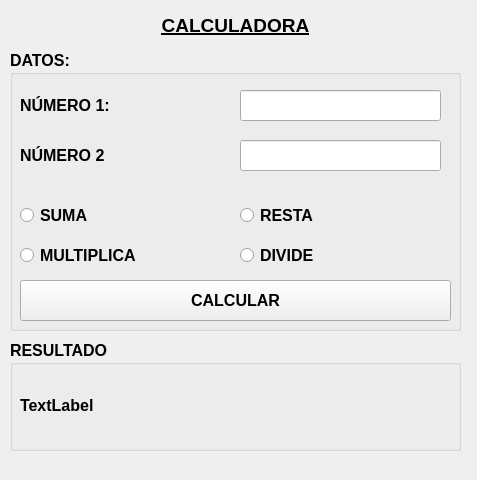
<?xml version="1.0" encoding="UTF-8"?>
<ui version="4.0">
 <class>MainWindow</class>
 <widget class="QMainWindow" name="MainWindow">
  <property name="geometry">
   <rect>
    <x>0</x>
    <y>0</y>
    <width>477</width>
    <height>480</height>
   </rect>
  </property>
  <property name="windowTitle">
   <string>MainWindow</string>
  </property>
  <widget class="QWidget" name="centralwidget">
   <widget class="QGroupBox" name="groupBox">
    <property name="geometry">
     <rect>
      <x>10</x>
      <y>50</y>
      <width>451</width>
      <height>281</height>
     </rect>
    </property>
    <property name="font">
     <font>
      <pointsize>12</pointsize>
      <weight>75</weight>
      <bold>true</bold>
     </font>
    </property>
    <property name="title">
     <string>DATOS:</string>
    </property>
    <widget class="QLabel" name="label_2">
     <property name="geometry">
      <rect>
       <x>10</x>
       <y>40</y>
       <width>211</width>
       <height>31</height>
      </rect>
     </property>
     <property name="text">
      <string>NÚMERO 1:</string>
     </property>
    </widget>
    <widget class="QLineEdit" name="txtnumero1">
     <property name="geometry">
      <rect>
       <x>230</x>
       <y>40</y>
       <width>201</width>
       <height>31</height>
      </rect>
     </property>
    </widget>
    <widget class="QLineEdit" name="txtnumero2">
     <property name="geometry">
      <rect>
       <x>230</x>
       <y>90</y>
       <width>201</width>
       <height>31</height>
      </rect>
     </property>
    </widget>
    <widget class="QLabel" name="label_3">
     <property name="geometry">
      <rect>
       <x>10</x>
       <y>90</y>
       <width>211</width>
       <height>31</height>
      </rect>
     </property>
     <property name="text">
      <string>NÚMERO 2</string>
     </property>
    </widget>
    <widget class="QRadioButton" name="rbsuma">
     <property name="geometry">
      <rect>
       <x>10</x>
       <y>150</y>
       <width>191</width>
       <height>31</height>
      </rect>
     </property>
     <property name="text">
      <string>SUMA</string>
     </property>
    </widget>
    <widget class="QRadioButton" name="rbresta">
     <property name="geometry">
      <rect>
       <x>230</x>
       <y>150</y>
       <width>201</width>
       <height>31</height>
      </rect>
     </property>
     <property name="text">
      <string>RESTA</string>
     </property>
    </widget>
    <widget class="QRadioButton" name="rbdivide">
     <property name="geometry">
      <rect>
       <x>230</x>
       <y>190</y>
       <width>201</width>
       <height>31</height>
      </rect>
     </property>
     <property name="text">
      <string>DIVIDE</string>
     </property>
    </widget>
    <widget class="QRadioButton" name="rbmultiplica">
     <property name="geometry">
      <rect>
       <x>10</x>
       <y>190</y>
       <width>191</width>
       <height>31</height>
      </rect>
     </property>
     <property name="text">
      <string>MULTIPLICA</string>
     </property>
    </widget>
    <widget class="QPushButton" name="btncalcular">
     <property name="geometry">
      <rect>
       <x>10</x>
       <y>230</y>
       <width>431</width>
       <height>41</height>
      </rect>
     </property>
     <property name="text">
      <string>CALCULAR</string>
     </property>
    </widget>
   </widget>
   <widget class="QGroupBox" name="groupBox_2">
    <property name="geometry">
     <rect>
      <x>10</x>
      <y>340</y>
      <width>451</width>
      <height>111</height>
     </rect>
    </property>
    <property name="font">
     <font>
      <pointsize>12</pointsize>
      <weight>75</weight>
      <bold>true</bold>
     </font>
    </property>
    <property name="title">
     <string>RESULTADO</string>
    </property>
    <widget class="QLabel" name="lblresultado">
     <property name="geometry">
      <rect>
       <x>10</x>
       <y>30</y>
       <width>431</width>
       <height>71</height>
      </rect>
     </property>
     <property name="text">
      <string>TextLabel</string>
     </property>
    </widget>
   </widget>
   <widget class="QLabel" name="label">
    <property name="geometry">
     <rect>
      <x>10</x>
      <y>10</y>
      <width>451</width>
      <height>31</height>
     </rect>
    </property>
    <property name="font">
     <font>
      <pointsize>14</pointsize>
      <weight>75</weight>
      <bold>true</bold>
      <underline>true</underline>
     </font>
    </property>
    <property name="text">
     <string>CALCULADORA</string>
    </property>
    <property name="alignment">
     <set>Qt::AlignCenter</set>
    </property>
   </widget>
  </widget>
 </widget>
 <resources/>
 <connections/>
</ui>
